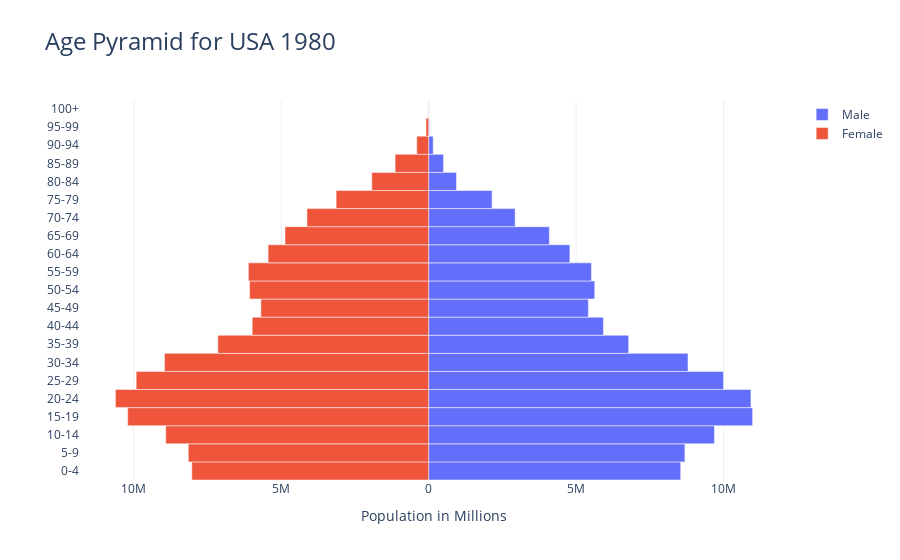

Notebook source saved alongside this figure:
### Code cell
y = POP1980['Age']
x1 = POP1980['M']
x2 = POP1980['F'] * -1

#Creating figure
fig = go.Figure()

# Add Trace to figure
fig.add_trace(go.Bar(
    y=y,
    x=x1,
    name='Male',
    orientation='h'
))

# Add Trace to figure
fig.add_trace(go.Bar(
    y=y,
    x=x2,
    name='Female',
    orientation='h'
))

# Update Figure layout
fig.update_layout(
    template = 'plotly_white',
    title = 'Age Pyramid for USA 1980',
    title_font_size = 24,
    barmode = 'relative',
    bargap = 0.0,
    bargroupgap = 0,
    
        xaxis = dict(
        tickvals = [-10000000, -5000000, 0, 5000000, 10000000],
        ticktext = ['10M', '5M', '0', '5M', '10M'],
        title = 'Population in Millions'
    )
)

# Plot figure
fig.show()

### Figure 1 — Plotly figure (JSON) as saved in the notebook; plotly's stock layout.template omitted (floating-point values rounded to 4 significant figures)
{"data": [{"name": "Male", "orientation": "h", "type": "bar", "x": [8547621, 8690319, 9692466, 10985213, 10929571, 9998052, 8794381, 6783284, 5926516, 5417424, 5632385, 5520304, 4789296, 4094181, 2933125, 2150709, 943891, 505849, 155004, 28952, 3239], "y": ["0-4", "5-9", "10-14", "15-19", "20-24", "25-29", "30-34", "35-39", "40-44", "45-49", "50-54", "55-59", "60-64", "65-69", "70-74", "75-79", "80-84", "85-89", "90-94", "95-99", "100+"]}, {"name": "Female", "orientation": "h", "type": "bar", "x": [-8032156, -8150446, -8916537, -10206011, -10621793, -9917118, -8957883, -7147012, -5983843, -5687806, -6072310, -6113344, -5443734, -4870903, -4126845, -3137122, -1928991, -1137316, -402777, -90354, -10276], "y": ["0-4", "5-9", "10-14", "15-19", "20-24", "25-29", "30-34", "35-39", "40-44", "45-49", "50-54", "55-59", "60-64", "65-69", "70-74", "75-79", "80-84", "85-89", "90-94", "95-99", "100+"]}], "layout": {"bargap": 0, "bargroupgap": 0, "barmode": "relative", "title": {"font": {"size": 24}, "text": "Age Pyramid for USA 1980"}, "xaxis": {"ticktext": ["10M", "5M", "0", "5M", "10M"], "tickvals": [-10000000, -5000000, 0, 5000000, 10000000], "title": {"text": "Population in Millions"}}}}
